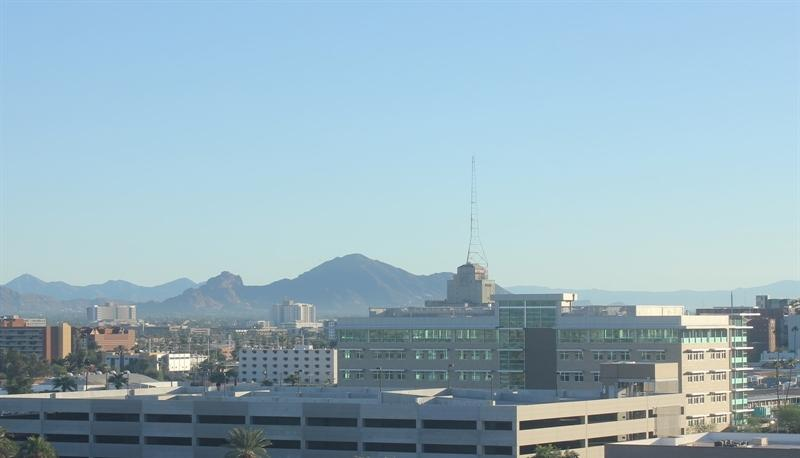
#> input picture dataset_images/20151101_145049.jpg, 800 x 458 px, given in place of bmwm4.mp4, which was not available
$ jupyter execute object_tracking_by_color.ipynb   (shell and % lines are left out)   (text cells are left out)
#> lines starting #> are read from the running program, lines starting #| are printed output that depends on the picture; after the words box and inside, x2 and y2 are one past the last pixel; in counts of white or black regions, pixels touching at a corner belong together; pictures that were not available may be replaced by others from this repository, and a replacement may not be noted
[cell 1]
# !gdown --id 11WkXtfyQGkCrjklTS3E7Exe9MfeXZyvo

[cell 2]
#Object Tracking
import cv2
import numpy as np

# Initalize camera
#cap = cv2.VideoCapture(0)

# define range of color in HSV
lower = np.array([20,50,90])
upper = np.array([40,255,255])

# Create empty points array
points = []

# Get default camera window size

# Load video stream, long clip
cap = cv2.VideoCapture('bmwm4.mp4')

# Get the height and width of the frame (required to be an interger)
width = int(cap.get(3))
height = int(cap.get(4))

# Define the codec and create VideoWriter object. The output is stored in '*.avi' file.
out = cv2.VideoWriter('bmwm4_output.avi', cv2.VideoWriter_fourcc('M','J','P','G'), 30, (width, height))

ret, frame = cap.read()
#> frame is the input picture: shape (458, 800, 3); mean B, G, R 191, 178, 150.7
Height, Width = frame.shape[:2]
#> Height = 458; Width = 800
frame_count = 0
radius = 0

while True:

    # Capture webcame frame
    ret, frame = cap.read()
    if ret:
      hsv_img = cv2.cvtColor(frame, cv2.COLOR_BGR2HSV)
#> hsv_img: shape (458, 800, 3); mean H, S, V 93.7, 58.2, 193

      # Threshold the HSV image to get only green colors
      mask = cv2.inRange(hsv_img, lower, upper)
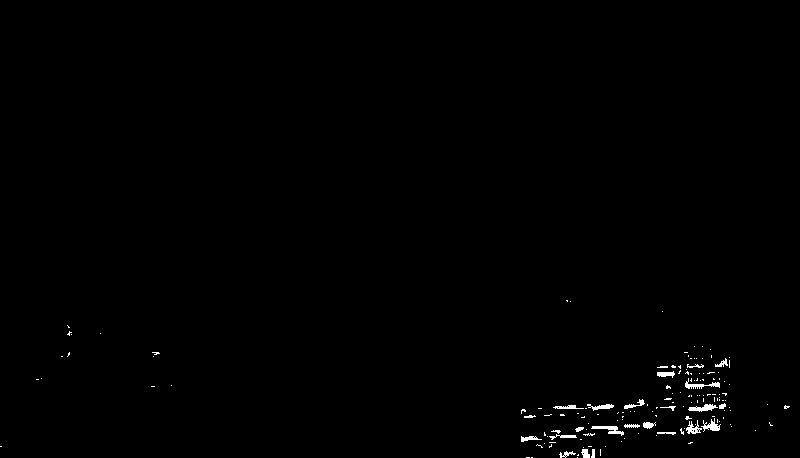
#> mask: shape (458, 800); 0.56% white; 155 white regions (131 under 20 px)
      #mask = cv2.morphologyEx(mask, cv2.MORPH_OPEN, kernel)

      contours, _ = cv2.findContours(mask.copy(), cv2.RETR_EXTERNAL, cv2.CHAIN_APPROX_SIMPLE)
#> contours = 155 contours, 137 with area under 20; largest, box (x1, y1, x2, y2) and area: (688, 404, 718, 412) 96, (591, 426, 624, 436) 94, (685, 378, 720, 389) 82, (701, 418, 721, 432) 80, (686, 420, 702, 434) 75

      # Create empty centre array to store centroid center of mass
      center =   int(Height/2), int(Width/2)
#> center = (229, 400)

      if len(contours) > 0:

          # Get the largest contour and its center
          c = max(contours, key=cv2.contourArea)
#> c = contour of 40 points, box (x1, y1, x2, y2) (688, 404, 718, 412), area 96
          (x, y), radius = cv2.minEnclosingCircle(c)
#> x = 702.5; y = 408; radius = 14.53
          M = cv2.moments(c)
#> M = moments, m00 96.5, centre m10/m00, m01/m00 = (702.5, 407.7)

          # Sometimes small contours of a point will cause a divison by zero error
          try:
              center = (int(M["m10"] / M["m00"]), int(M["m01"] / M["m00"]))
#> center = (702, 407)

          except:
              center =   int(Height/2), int(Width/2)

          # Allow only countors that have a larger than 25 pixel radius
          if radius > 25:

              # Draw cirlce and leave the last center creating a trail
              cv2.circle(frame, (int(x), int(y)), int(radius),(0, 0, 255), 2)
              cv2.circle(frame, center, 5, (0, 255, 0), -1)

          # Log center points
          points.append(center)

      # If radius large enough, we use 25 pixels
      if radius > 25:

          # loop over the set of tracked points
          for i in range(1, len(points)):
              try:
                  cv2.line(frame, points[i - 1], points[i], (0, 255, 0), 2)
              except:
                  pass

          # Make frame count zero
          frame_count = 0

      out.write(frame)
    else:
      break

# Release camera and close any open windows
cap.release()
out.release()


$ run again, on dataset_images/20151101_145511.jpg
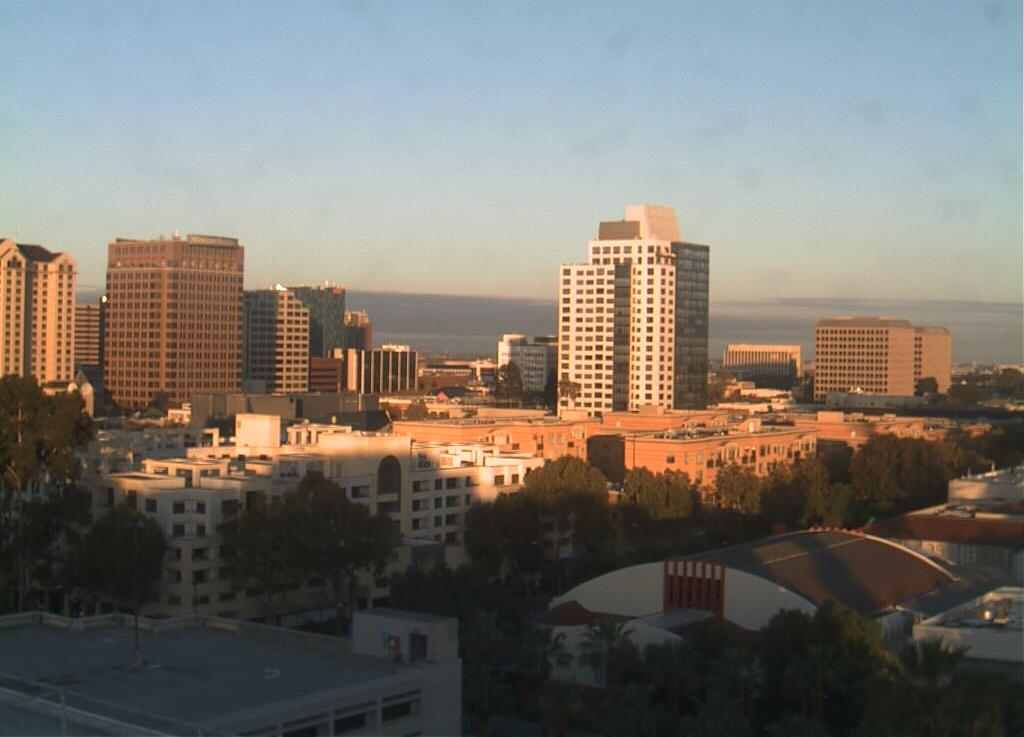
#> input picture dataset_images/20151101_145511.jpg, 1024 x 737 px, given in place of bmwm4.mp4, which was not available
#> frame is the input picture: shape (737, 1024, 3); mean B, G, R 109.5, 116.4, 120.9
#> hsv_img: shape (737, 1024, 3); mean H, S, V 52.9, 63.8, 132.2
#> `mask = cv2.inRange(hsv_img, lower, upper)`:
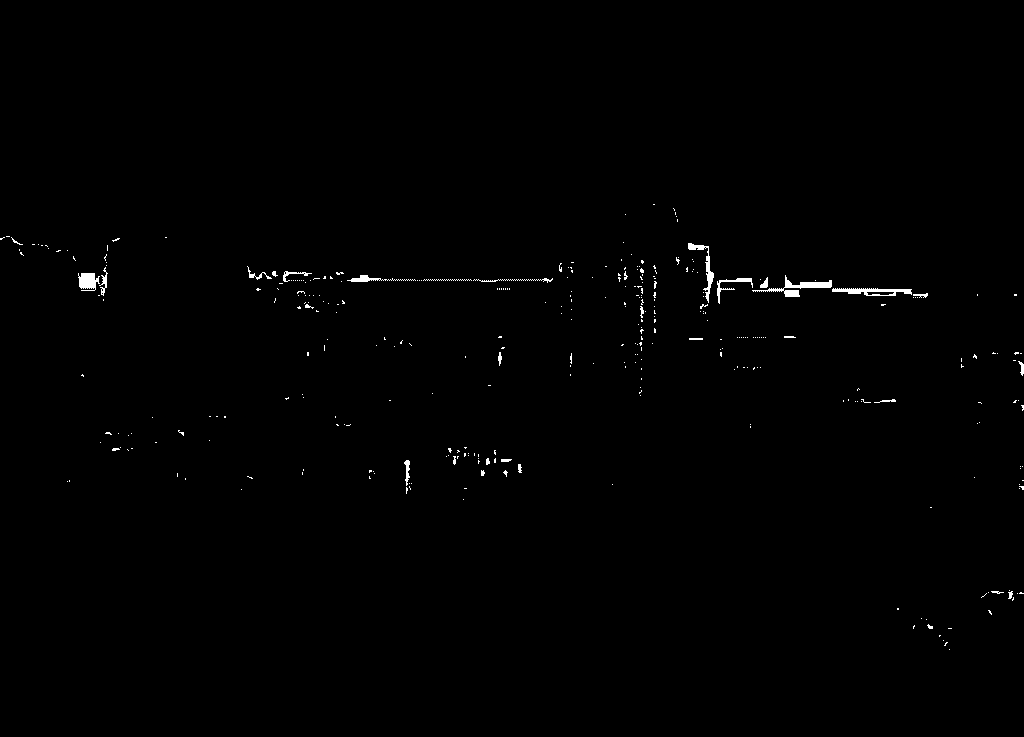
#> mask: shape (737, 1024); 0.51% white; 351 white regions (322 under 20 px)
#> contours = 351 contours, 336 with area under 20; largest, box (x1, y1, x2, y2) and area: (832, 288, 912, 296) 342, (752, 275, 832, 297) 342, (78, 273, 100, 291) 228, (688, 243, 714, 303) 216, (717, 278, 753, 304) 110
#> c = contour of 71 points, box (x1, y1, x2, y2) (832, 288, 912, 296), area 342
#> x = 871.5; y = 291.5; radius = 39.58
#> M = moments, m00 342.5, centre m10/m00, m01/m00 = (873.4, 291.2)
#> `center = (int(M["m10"] / M["m00"]), int(M["m01"] / M["m00"]))`: center = (873, 291)
#> `cv2.circle(frame, (int(x), int(y)), int(radius),(0, 0, 255), 2)`:
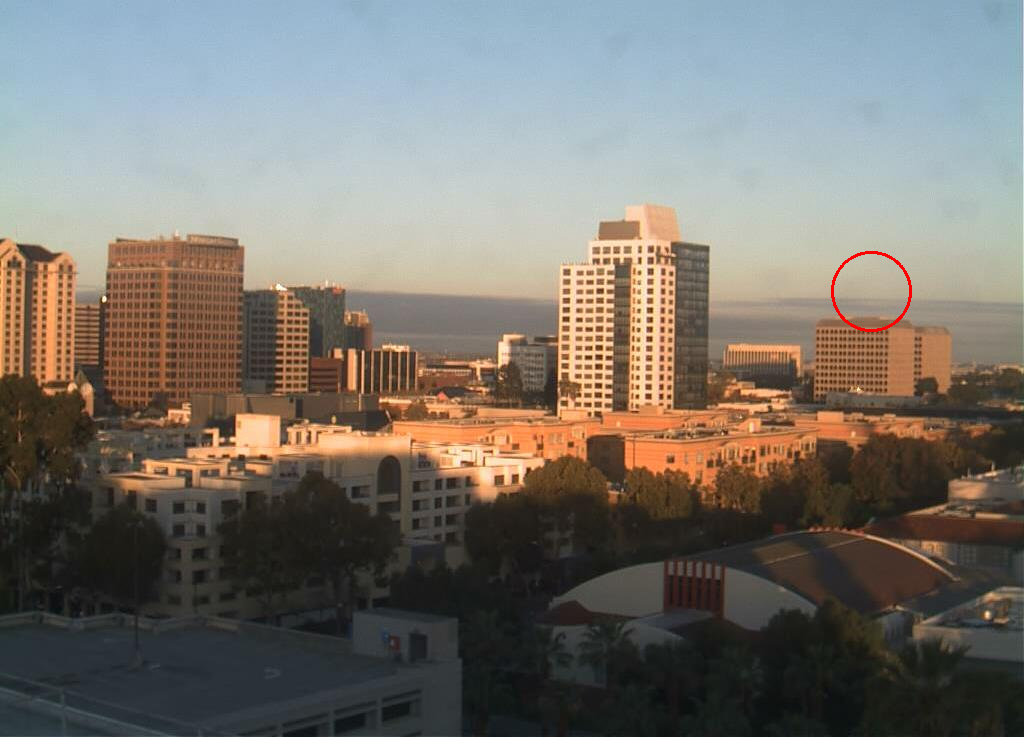
#> frame: shape (737, 1024, 3); 0.1% of pixels changed, all inside (x1, y1, x2, y2) = (831, 251, 912, 332)
